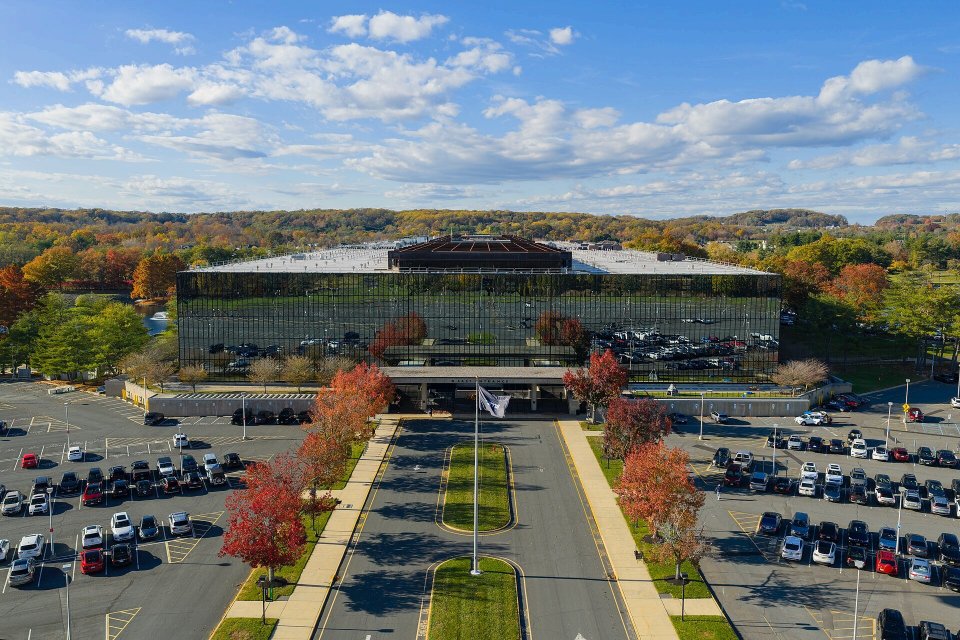
#> input picture docs/images/facility_exterior.png, 1920 x 1280 px, found by its file name (shown at 1/2 size)
$ jupyter execute --allow-errors crack_compliance.ipynb
#> lines starting #> are read from the running program, lines starting #| are printed output that depends on the picture
# Compliance Annex — Access Code Investigation

The Arturic Industries **Compliance Annex** is locked behind an access code.
The only hint provided: *"consult your facility photograph for orientation."*

This notebook documents the investigation step by step:
1. Extract GPS coordinates from the facility photograph
2. Visit the location — photograph the signage on site
3. Build candidates directly from what the signs say
4. Verify against the SHA-256 gate

## 1. Gate mechanics

Inspecting `compliance.html` reveals a simple SHA-256 check:

```js
const H      = "38b19f2e76c9fa1e3ab74c80fb3e95b3cd761ce39b0e2359b6ac15e012220907";
const SUFFIX = "arturic";

function verifyAccess(raw) {
    const normalized = raw.trim().toUpperCase();
    const digest     = sha256(normalized);
    const match      = constantTimeEqual(digest, H);
    const nextPage   = match ? sha256(normalized + SUFFIX) + ".html" : null;
    return { match, nextPage };
}
```

[cell 1]
import hashlib, hmac

H      = "38b19f2e76c9fa1e3ab74c80fb3e95b3cd761ce39b0e2359b6ac15e012220907"
SUFFIX = "arturic"

def sha256_hex(s: str) -> str:
    return hashlib.sha256(s.encode()).hexdigest()

def verify(raw: str) -> dict:
    normalized = raw.strip().upper()
    digest     = sha256_hex(normalized)
    match      = hmac.compare_digest(digest, H)
    next_page  = sha256_hex(normalized + SUFFIX) + ".html" if match else None
    return {"candidate": raw, "normalized": normalized, "match": match, "next_page": next_page}

print("Gate helpers ready.")

## 2. Extracting GPS from the facility photograph

The welcome packet states: *"all layers are authentic and unaltered"* — a hint that the image carries embedded metadata.

[cell 2]
from pathlib import Path
from PIL import Image, ExifTags
from IPython.display import display

FACILITY_IMG = Path("../facility_exterior.png")
img = Image.open(FACILITY_IMG)
#> img is the input picture: PIL image 1920x1280 RGB; mean R, G, B 110, 119, 120.8
display(img.resize((800, int(800 * img.height / img.width))))
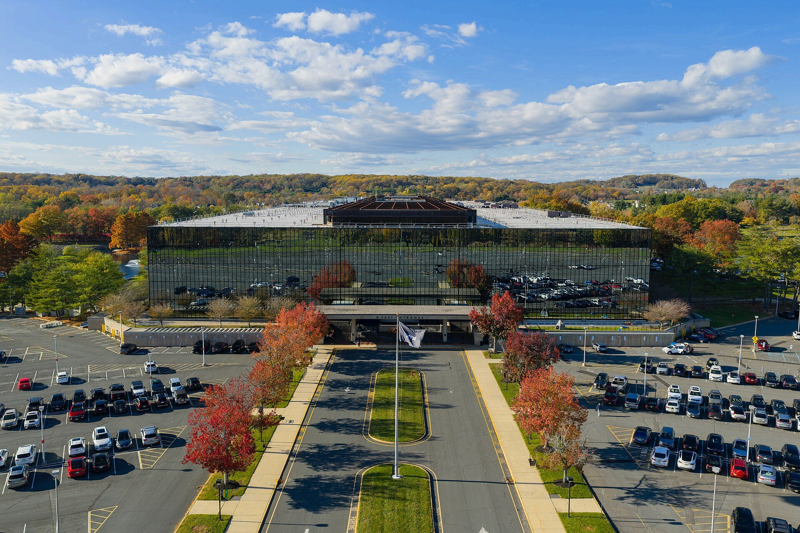
#> shown: PIL image 800x533 RGB; mean R, G, B 110.1, 119, 120.8

[cell 3]
def dms_to_decimal(dms, ref: str) -> float:
    d, m, s = (float(x) for x in dms)
    decimal  = d + m / 60 + s / 3600
    return -decimal if ref in ("S", "W") else decimal

exif = img.getexif()
gps  = exif.get_ifd(ExifTags.IFD.GPSInfo)
#> gps = 0 items

print(f"Format : {img.format} | EXIF tags: {len(exif)} | GPS tags: {len(gps)}")
#| Format : JPEG | EXIF tags: 0 | GPS tags: 0
for tag_id, value in gps.items():
    print(f"  {ExifTags.GPSTAGS.get(tag_id, tag_id)}: {value}")
#> this loop made 0 passes

#> (the rest of this cell did not finish here and is left out)

## 3. On-site investigation

Coordinates **40.3652°N, 74.1639°W** → **Holmdel, New Jersey** — the **Bell Works** campus (formerly Bell Telephone Laboratories, designed by Eero Saarinen, 1962).

A visit to the site reveals two signs that point directly to the answer.

---

### Sign 1 — Radio Astronomy marker (on the grounds)

> **RADIO ASTRONOMY**
> On this site in 1932, Bell Labs scientist **Karl Jansky** first discovered radio waves coming from outer space, thus beginning the science of radio astronomy.

---

### Sign 2 — Exits (Bell Works entrance)

> **EXITS**
> ← CRAWFORDS CRN RD
> ↑ MIDDLETOWN RD
> ↑ ROBERTS RD
> *Bell Works*

---

### Severance connection

Bell Works is not just historically significant — it is also the **exterior filming location for Lumon Industries** in the Apple TV+ series *Severance*. The show depicts a corporation that forces employees to surgically split their work and personal memories — and uses this exact building as its headquarters.

The parallel with Arturic Industries is deliberate: the "Macro Data Refinement" division, the bins (Grief, Bliss, Anxiety, Spite), the Founder's Creed, the cryptic compliance rules — all mirror Severance's Lumon Industries almost exactly. The challenge is a puzzle dressed as a job application.

## 4. Candidate list — derived directly from the signs

Every candidate below comes from text visible on-site or from its direct historical context.
No guessing, no brute force.

[cell 4]
candidates = [
    # ── From Sign 1: Radio Astronomy marker ──────────────────────────────────
    "RADIO ASTRONOMY",       # the title of the sign
    "RADIOASTRONOMY",
    "KARL JANSKY",           # name on the sign
    "JANSKY",                # surname only
    "KARLJANSKY",
    "1932",                  # year on the sign
    "RADIO WAVES",           # what Jansky discovered

    # ── From Sign 2: Exits / Bell Works ──────────────────────────────────────
    "BELL WORKS",            # the building name on the sign
    "CRAWFORDS CRN RD",      # street name on sign
    "CRAWFORDS",
    "MIDDLETOWN RD",
    "MIDDLETOWN",
    "ROBERTS RD",

    # ── From Severance (Bell Works = Lumon Industries exterior) ──────────────
    "LUMON",                 # the Arturic analogue in Severance
    "LUMON INDUSTRIES",
    "KIER",                  # Kier Eagan — Lumon founder (mirrors Aldric Arturic)
    "MACRODATA",             # the MDR division in Severance
    "MACRO DATA",
    "SEVERANCE",
]

## 5. Verify candidates

[cell 5]
import pandas as pd

rows = [verify(c) for c in candidates]
